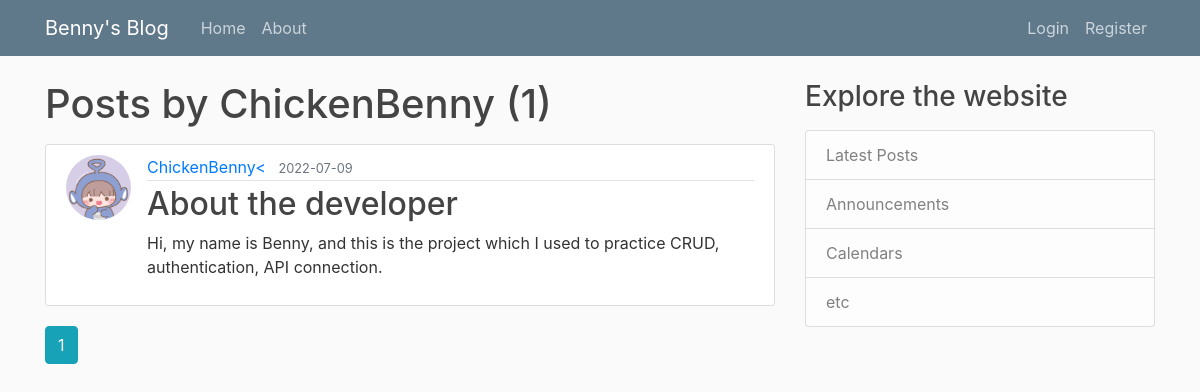
Page /user/ChickenBenny on the earlier database version.
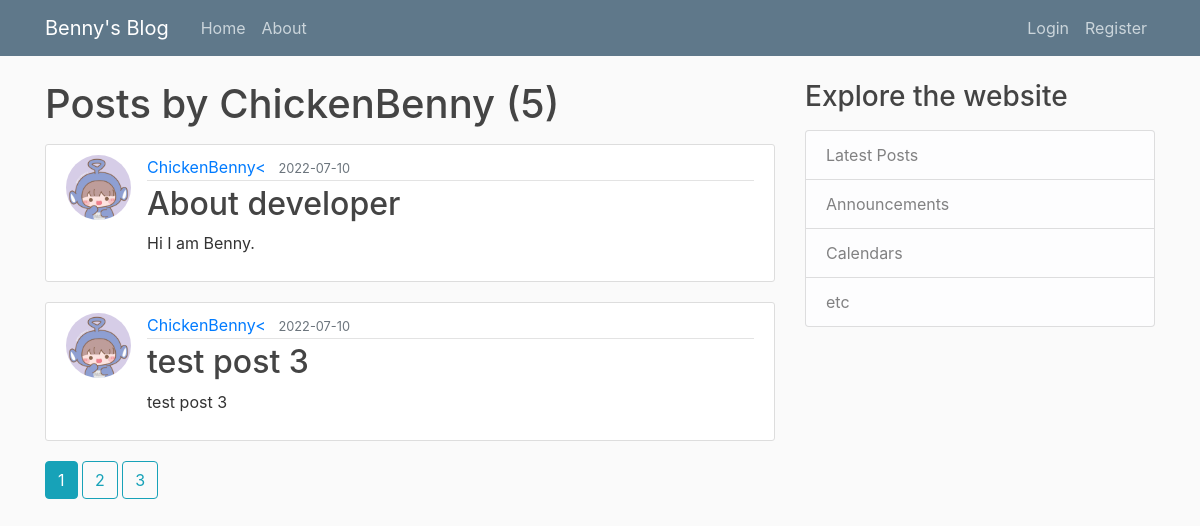
Same page on the later database version.
### Social_Network/models.py (models this page shows, shortened)
class User(db.Model, UserMixin):
    id = db.Column(db.Integer, primary_key = True)
    username = db.Column(db.String(20), unique = True, nullable = False)
    email = db.Column(db.String(20), unique = True, nullable = False)
    image_file = db.Column(db.String(20), nullable = False, default = 'default.jpg')
    password = db.Column(db.String(60), nullable = False)
    posts = db.relationship('Post', backref = 'author', lazy = True)

class Post(db.Model):
    id = db.Column(db.Integer, primary_key = True)
    title = db.Column(db.String(100), nullable = False)
    date_posted = db.Column(db.DateTime, nullable = False, default = datetime.utcnow)
    content = db.Column(db.Text, nullable = False)
    user_id = db.Column(db.Integer, db.ForeignKey('user.id'), nullable = False)

### Social_Network/routes.py (the view)
@app.route("/user/<string:username>")
def user_posts(username):
    page = request.args.get('page', 1, type = int)
    user = User.query.filter_by(username = username).first_or_404()
    posts = Post.query.filter_by(author = user).order_by(Post.date_posted.desc()).paginate(page = page, per_page = 2)
    return render_template('user_posts.html', posts = posts, user = user)

### Social_Network/templates/user_posts.html (shortened to what this page needs)
{% extends "base.html" %}
{% block content %}
    <h1 class="mb-3">Posts by {{ user.username }} ({{ posts.total }})</h1>
    {% for post in posts.items %}
        <article class="media content-section">
            <img class="rounded-circle article-img" src="{{ url_for('static', filename='profile_pics/' + post.author.image_file) }}">
            <div class="media-body">
                <div class="article-metadata">
                    <a class="mr-2" href="{{ url_for('user_posts', username=post.author.username) }}">{{ post.author.username }}<</a>
                    <small class="text-muted">{{ post.date_posted.strftime('%Y-%m-%d') }}</small>
                </div>
                <h2><a class="article-title" href="{{ url_for('post', post_id=post.id) }}">{{ post.title }}</a></h2>
                <p class="article-content">{{ post.content }}</p>
            </div>
        </article>
    {% endfor %}
    {% for page_num in posts.iter_pages(left_edge=1, right_edge=1, left_current=1, right_current=2) %}
        {% if page_num %}
            {% if posts.page == page_num %}
                <a class="btn btn-info mb-4" href="{{ url_for('user_posts', username=user.username, page=page_num) }}">{{ page_num }}</a>
            {% else %}
                <a class="btn btn-outline-info mb-4" href="{{ url_for('user_posts', username=user.username, page=page_num) }}">{{ page_num }}</a>
            {% endif %}
        {% endif %}
    {% endfor %}
{% endblock content %}

### Social_Network/templates/base.html (shortened to what this page needs)
<!DOCTYPE html>
<html>
    <head>
        <link rel="stylesheet" href="https://maxcdn.bootstrapcdn.com/bootstrap/4.0.0/css/bootstrap.min.css">
        <link rel="stylesheet" type="text/css" href="{{ url_for('static', filename='style.css') }}">
    </head>
    <body>
        <header class="site-header">
            <nav class="navbar navbar-expand-md navbar-dark bg-steel fixed-top">
                <div class="container">
                    <a class="navbar-brand mr-4" href="/">Benny's Blog</a>
                    <div class="navbar-nav mr-auto">
                        <a class="nav-item nav-link" href="{{ url_for('home') }}">Home</a>
                        <a class="nav-item nav-link" href="{{ url_for('about') }}">About</a>
                    </div>
                    <div class="navbar-nav">
                        {% if current_user.is_authenticated %}
                            <a class="nav-item nav-link" href="{{ url_for('new_post') }}">New Post</a>
                            <a class="nav-item nav-link" href="{{ url_for('account') }}">Account</a>
                            <a class="nav-item nav-link" href="{{ url_for('logout') }}">Logout</a>
                        {% else %}
                            <a class="nav-item nav-link" href="{{ url_for('login') }}">Login</a>
                            <a class="nav-item nav-link" href="{{ url_for('register') }}">Register</a>
                      {% endif %}
                    </div>
                </div>
            </nav>
        </header>
        <main role="main" class="container">
            <div class="row">
                <div class="col-md-8">
                    {% block content %}{% endblock content %}
                </div>
                <div class="col-md-4">
                    <h3>Explore the website</h3>
                    <p class="text-muted">
                        <ul class="list-group">
                            <li class="list-group-item list-group-item-light">Latest Posts</li>
                            <li class="list-group-item list-group-item-light">Announcements</li>
                            <li class="list-group-item list-group-item-light">Calendars</li>
                            <li class="list-group-item list-group-item-light">etc</li>
                        </ul>
                    </p>
                </div>
            </div>
        </main>
    </body>
</html>

### Social_Network/static/style.css (style rules this page uses)
body { background: #fafafa; color: #333333; margin-top: 5rem; }
h1, h2, h3, h4, h5, h6 { color: #444444; }
.bg-steel { background-color: #5f788a; }
.site-header .navbar-nav .nav-link { color: #cbd5db; }
.content-section { background: #ffffff; padding: 10px 20px; border: 1px solid #dddddd; border-radius: 3px; margin-bottom: 20px; }
.article-title { color: #444444; }
.article-content { white-space: pre-line; }
.article-img { height: 65px; width: 65px; margin-right: 16px; }
.article-metadata { padding-bottom: 1px; margin-bottom: 4px; border-bottom: 1px solid #e3e3e3 }

Differences in the rows shown:
no longer on this page (row unchanged): Post: image_file (placeholder picture), author.username "ChickenBenny", date_posted "2022-07-09", title "About the developer", content "Hi, my name is Benny, and this is the project which I used to practice CRUD, authentication, API connection."
added Post: image_file (placeholder picture), author.username "ChickenBenny", date_posted "2022-07-10", title "About developer", content "Hi I am Benny."
added Post: image_file (placeholder picture), author.username "ChickenBenny", date_posted "2022-07-10", title "test post 3", content "test post 3"
Other differences:
{{ posts.total }}: "1" → "5"
new list line: "2"
new list line: "3"
